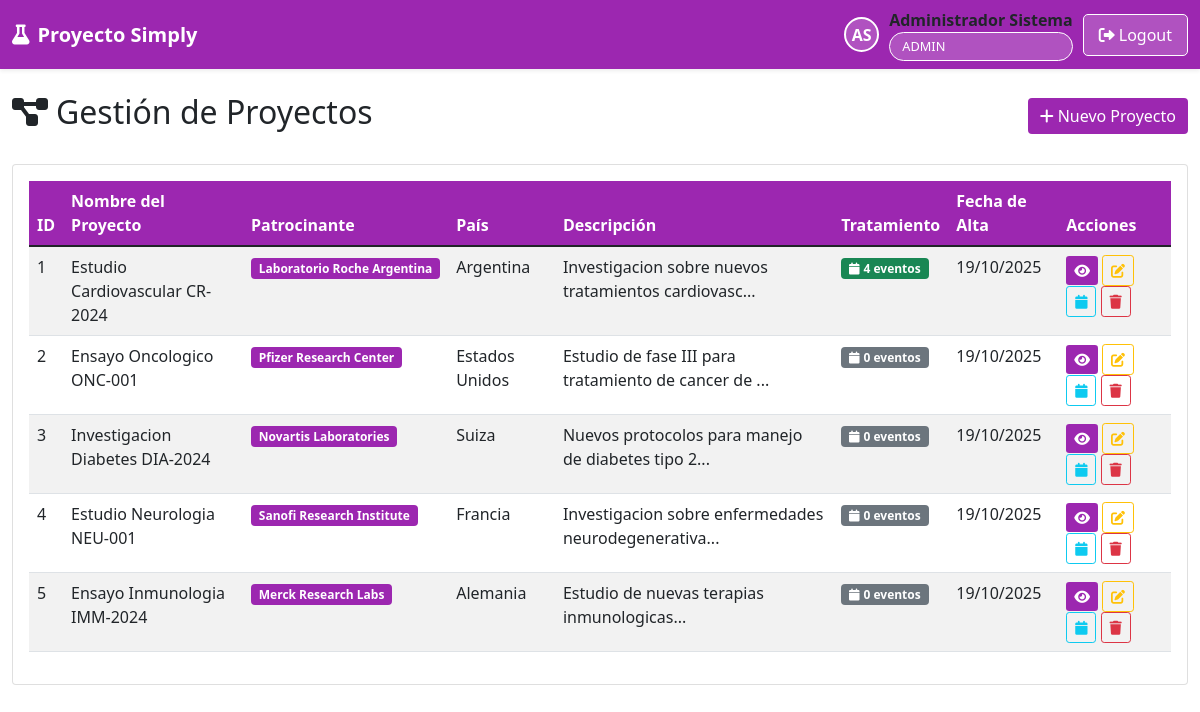
Screenshot of /site_admin/proyectos.php (signed in) with the database file from the repository.
### tables this page shows
CREATE TABLE IF NOT EXISTS `proyectos` (
  `id` int(11) NOT NULL AUTO_INCREMENT,
  `nombre` varchar(255) NOT NULL,
  `patrocinante_id` int(11) NOT NULL,
  `descripcion` text DEFAULT NULL,
  `fecha_alta` timestamp NOT NULL DEFAULT current_timestamp(),
  `activo` tinyint(1) DEFAULT 1,
  PRIMARY KEY (`id`),
  KEY `patrocinante_id` (`patrocinante_id`)
);

CREATE TABLE IF NOT EXISTS `laboratorios` (
  `id` int(11) NOT NULL AUTO_INCREMENT,
  `nombre` varchar(255) NOT NULL,
  `pais` varchar(100) NOT NULL,
  `fecha_alta` timestamp NOT NULL DEFAULT current_timestamp(),
  `activo` tinyint(1) DEFAULT 1,
  PRIMARY KEY (`id`)
);

### site_admin/proyectos.php (the view, shortened to what this page needs)
<?php
include '../includes/header.php';
$database = new Database();
$db = $database->getConnection();
$stmt = $db->query("
    SELECT p.*, l.nombre as laboratorio_nombre, l.pais as laboratorio_pais,
           COALESCE(e.total_eventos, 0) as total_eventos
    FROM proyectos p
    JOIN laboratorios l ON p.patrocinante_id = l.id
    LEFT JOIN (
        SELECT proyecto_id, COUNT(*) as total_eventos
        FROM eventos_tratamiento
        WHERE activo = 1
        GROUP BY proyecto_id
    ) e ON p.id = e.proyecto_id
    WHERE p.activo = 1
    ORDER BY p.fecha_alta DESC
");
$proyectos = $stmt->fetchAll();
?>
<div class="row">
    <div class="col-12">
        <div class="d-flex justify-content-between align-items-center mb-4">
            <h2>
                <i class="fas fa-project-diagram me-2"></i>Gestión de Proyectos
            </h2>
            <button class="btn" style="background: #9C27B0; color: white; border: none;" data-bs-toggle="modal" data-bs-target="#nuevoProyectoModal">
                <i class="fas fa-plus me-1"></i>Nuevo Proyecto
            </button>
        </div>
    </div>
</div>
<div class="row">
    <div class="col-12">
        <div class="card">
            <div class="card-body">
                <div class="table-responsive">
                    <table class="table table-striped table-hover">
                        <thead style="background: #9C27B0; color: white;">
                            <tr>
                                <th>ID</th>
                                <th>Nombre del Proyecto</th>
                                <th>Patrocinante</th>
                                <th>País</th>
                                <th>Descripción</th>
                                <th>Tratamiento</th>
                                <th>Fecha de Alta</th>
                                <th>Acciones</th>
                            </tr>
                        </thead>
                        <tbody>
                            <?php foreach ($proyectos as $proyecto): ?>
                            <tr>
                                <td><?php echo $proyecto['id']; ?></td>
                                <td><?php echo htmlspecialchars($proyecto['nombre']); ?></td>
                                <td>
                                    <span class="badge" style="background: #9C27B0; color: white;">
                                        <?php echo htmlspecialchars($proyecto['laboratorio_nombre']); ?>
                                    </span>
                                </td>
                                <td><?php echo htmlspecialchars($proyecto['laboratorio_pais']); ?></td>
                                <td><?php echo htmlspecialchars(substr($proyecto['descripcion'], 0, 50)) . '...'; ?></td>
                                <td>
                                    <span class="badge <?php echo $proyecto['total_eventos'] > 0 ? 'bg-success' : 'bg-secondary'; ?>">
                                        <i class="fas fa-calendar me-1"></i><?php echo $proyecto['total_eventos']; ?> eventos
                                    </span>
                                </td>
                                <td><?php echo date('d/m/Y', strtotime($proyecto['fecha_alta'])); ?></td>
                                <td>
                                    <a href="centros_proyecto.php?id=<?php echo $proyecto['id']; ?>" class="btn btn-sm" style="background: #9C27B0; color: white; border: none;" title="Ver Centros del Proyecto">
                                        <i class="fas fa-eye"></i>
                                    </a>
                                    <button class="btn btn-sm btn-outline-warning" onclick="editarProyecto(<?php echo $proyecto['id']; ?>)">
                                        <i class="fas fa-edit"></i>
                                    </button>
                                    <a href="tratamiento.php?id=<?php echo $proyecto['id']; ?>" class="btn btn-sm btn-outline-info" title="Tratamiento">
                                        <i class="fas fa-calendar"></i>
                                    </a>
                                    <button class="btn btn-sm btn-outline-danger" onclick="eliminarProyecto(<?php echo $proyecto['id']; ?>)">
                                        <i class="fas fa-trash"></i>
                                    </button>
                                </td>
                            </tr>
                            <?php endforeach; ?>
                        </tbody>
                    </table>
                </div>
            </div>
        </div>
    </div>
</div>
<?php include '../includes/footer.php'; ?>

### rows the page displays
proyectos: id "1", nombre "Estudio Cardiovascular CR-2024", patrocinante.nombre "Laboratorio Roche Argentina", patrocinante.pais "Argentina", descripcion "Investigacion sobre nuevos tratamientos cardiovasc", total_eventos "4", fecha_alta "19/10/2025"
proyectos: id "2", nombre "Ensayo Oncologico ONC-001", patrocinante.nombre "Pfizer Research Center", patrocinante.pais "Estados Unidos", descripcion "Estudio de fase III para tratamiento de cancer de", total_eventos "0", fecha_alta "19/10/2025"
proyectos: id "3", nombre "Investigacion Diabetes DIA-2024", patrocinante.nombre "Novartis Laboratories", patrocinante.pais "Suiza", descripcion "Nuevos protocolos para manejo de diabetes tipo 2", total_eventos "0", fecha_alta "19/10/2025"
proyectos: id "4", nombre "Estudio Neurologia NEU-001", patrocinante.nombre "Sanofi Research Institute", patrocinante.pais "Francia", descripcion "Investigacion sobre enfermedades neurodegenerativa", total_eventos "0", fecha_alta "19/10/2025"
proyectos: id "5", nombre "Ensayo Inmunologia IMM-2024", patrocinante.nombre "Merck Research Labs", patrocinante.pais "Alemania", descripcion "Estudio de nuevas terapias inmunologicas", total_eventos "0", fecha_alta "19/10/2025"

### other values shown
substr($user['nombre'], 0, 1) . substr($user['apellido'], 0, 1) "AS"
$user['nombre'] . ' ' . $user['apellido'] "Administrador Sistema"
$user['rol'] "ADMIN"
